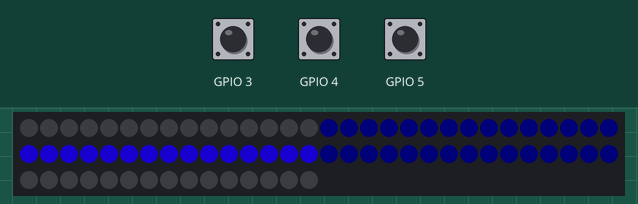
Recording of a program running on a simulated ESP32-C3. Shown: 75 RGB LEDs in strip order, left to right, continuing on the next row. The inputs (shaded band) are chosen by the test bench; at power-on: GPIO 5 HIGH, GPIO 3 HIGH, GPIO 4 HIGH. Dim RGB values are drawn brighter than linear; random numbers use the default seed unless the program sets one; EEPROM starts erased.

Above: at 1.28 s.
1.3 s: GPIO 5 pulled LOW for 3.2 s
At 3.8 s:
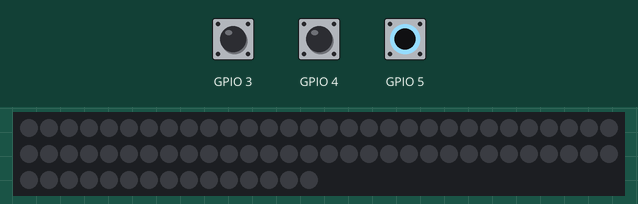
6.0 s: GPIO 5 pulled LOW for 0.15 s
At 7.86 s:
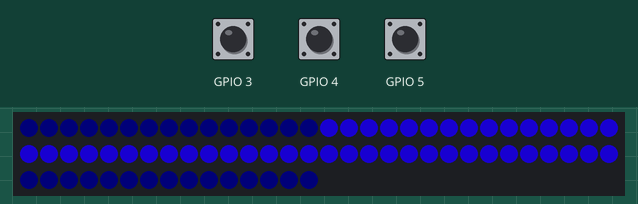
Timing chart, 0 to 9.4 s (numbered marks = the images above; inputs shaded):
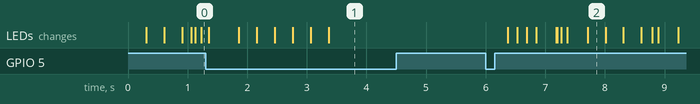

The program:

main.cpp
```cpp
#include <Arduino.h>
#include <Preferences.h>
#include "../lib/LedMatrix/LedMatrix.hpp"
#include "../lib/RotaryEncoder/RotaryEncoder.hpp"
#include "../lib/Animations/StarsAnimation/StarsAnimation.hpp"
#include "../lib/Animations/RainbowChaseAnimation/RainbowChaseAnimation.hpp"
#include "../lib/Animations/PlasmaAnimation/PlasmaAnimation.hpp"
#include "../lib/Animations/SparkleWaveAnimation/SparkleWaveAnimation.hpp"
#include "../lib/Animations/PulseWaveAnimation/PulseWaveAnimation.hpp"
#include "../lib/Animations/SegmentRunnerAnimation/SegmentRunnerAnimation.hpp"
#include "../lib/Animations/CenterPulseAnimation/CenterPulseAnimation.hpp"
#include "../lib/Animations/MatrixCodeRainAnimation/MatrixCodeRainAnimation.hpp"
#include "../lib/Animations/EqualizerBarsAnimation/EqualizerBarsAnimation.hpp"
#include "../lib/Animations/EnergyCirclesAnimation/EnergyCirclesAnimation.hpp"
#include "../lib/Animations/ReactorTurbinesAnimation/ReactorTurbinesAnimation.hpp"
#include "../lib/Animations/ChargingPulseAnimation/ChargingPulseAnimation.hpp"
#include "../lib/Animations/PowerOffAnimation/PowerOffAnimation.hpp"
#include "../lib/AppController/AppController.hpp"

// глобальные компоненты
LedMatrix matrix;
RotaryEncoder rotary;
StarsAnimation stars(matrix);
RainbowChaseAnimation rainbow(matrix);
PlasmaAnimation plasma(matrix);
SparkleWaveAnimation sparkleWave(matrix);
PulseWaveAnimation pulseWave(matrix);
SegmentRunnerAnimation segmentRunner(matrix);
CenterPulseAnimation centerPulse(matrix);
MatrixCodeRainAnimation codeRain(matrix);
EqualizerBarsAnimation equalizerBars(matrix);
EnergyCirclesAnimation energyCircles(matrix);
ReactorTurbinesAnimation reactorTurbines(matrix);
ChargingPulseAnimation chargingPulse(matrix);
AppController app(matrix, rotary);

void setup() {
	#if DEBUG_SERIAL
	Serial.begin(115200);
	while (!Serial) { delay(10); }
	Serial.println("\n\n========================================");
	Serial.println("  LedLine - LED Matrix Animation System");
	Serial.println("========================================");
	Serial.println("Starting LedLine...");
	#endif

	// init NVS (Preferences)
	{
		Preferences prefs;
		prefs.begin("app", false);
		prefs.end();
	}

	// init hardware
	matrix.init();

	// set readable animation names
	stars.setName("Stars");
	rainbow.setName("Rainbow Chase");
	segmentRunner.setName("Segment Runner");
	centerPulse.setName("Center Pulse");
	plasma.setName("Plasma");
	sparkleWave.setName("Sparkle Wave");
	pulseWave.setName("Pulse Wave");
	codeRain.setName("Matrix Code Rain");
	equalizerBars.setName("Equalizer Bars");
	energyCircles.setName("Energy Circles");
	reactorTurbines.setName("Reactor Turbines");
	chargingPulse.setName("Charging Pulse");

	// register animations
	app.addAnimation(&centerPulse);
	app.addAnimation(&segmentRunner);
	app.addAnimation(&codeRain);
	app.addAnimation(&stars);
	app.addAnimation(&sparkleWave);
	app.addAnimation(&pulseWave);
	app.addAnimation(&energyCircles);
	app.addAnimation(&reactorTurbines);
	app.addAnimation(&plasma);
	app.addAnimation(&equalizerBars);
	app.addAnimation(&chargingPulse);
	app.addAnimation(&rainbow);


	// start controller (attaches to rotary)
	app.begin();

	#if DEBUG_SERIAL
	Serial.println("Setup complete. Debug mode ENABLED.");
	Serial.println("Ready for hardware testing!");
	Serial.println("========================================\n");
	#endif
}

void loop() {
	// poll encoder (produces events to AppController)
	rotary.update();

	// update app (renders animations / handles poweroff)
	app.update();
}
```

Measured:
- after the input at 6.0 s, the LEDs: first change after 0.37 s (image 2 shows a later state)
